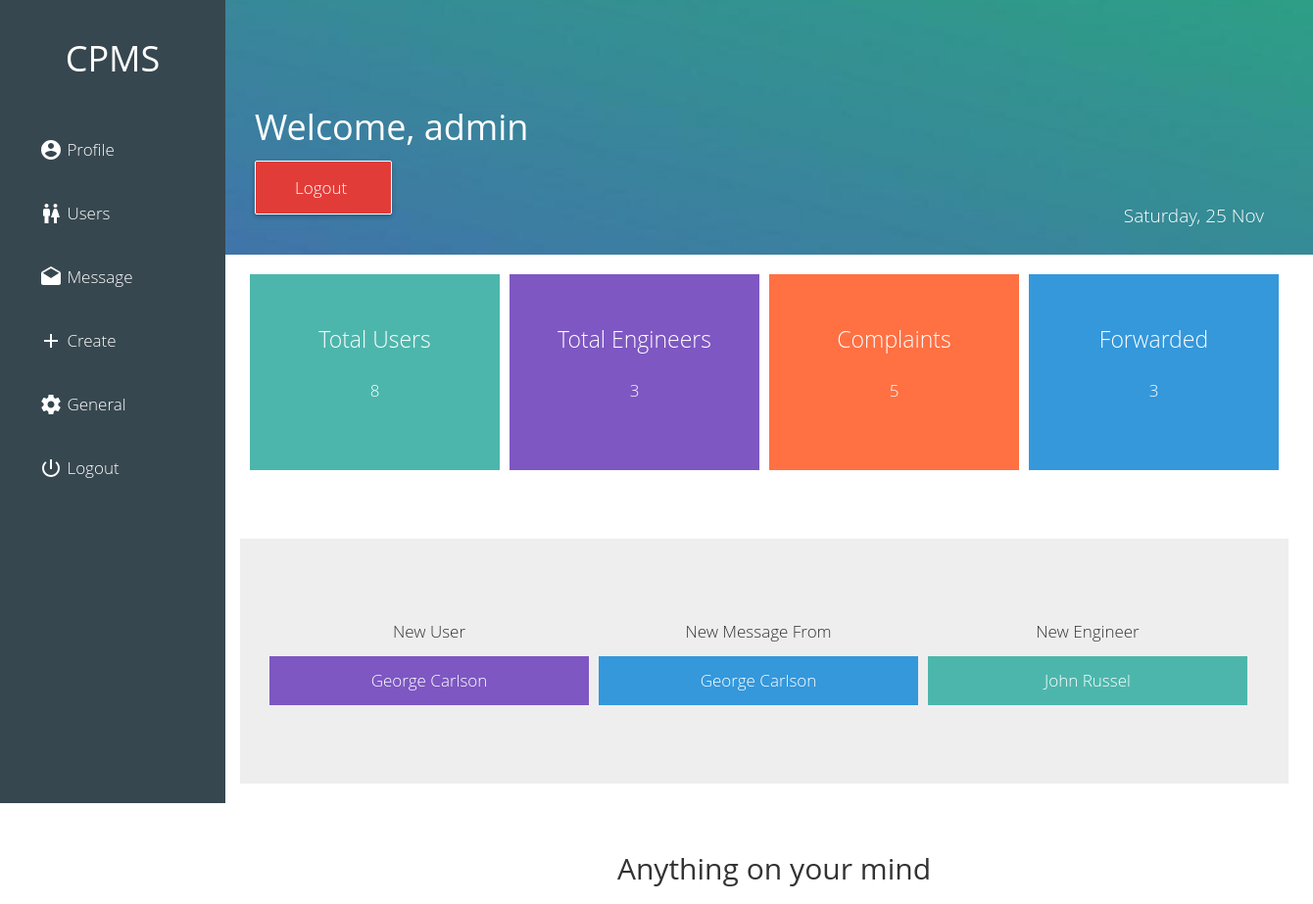
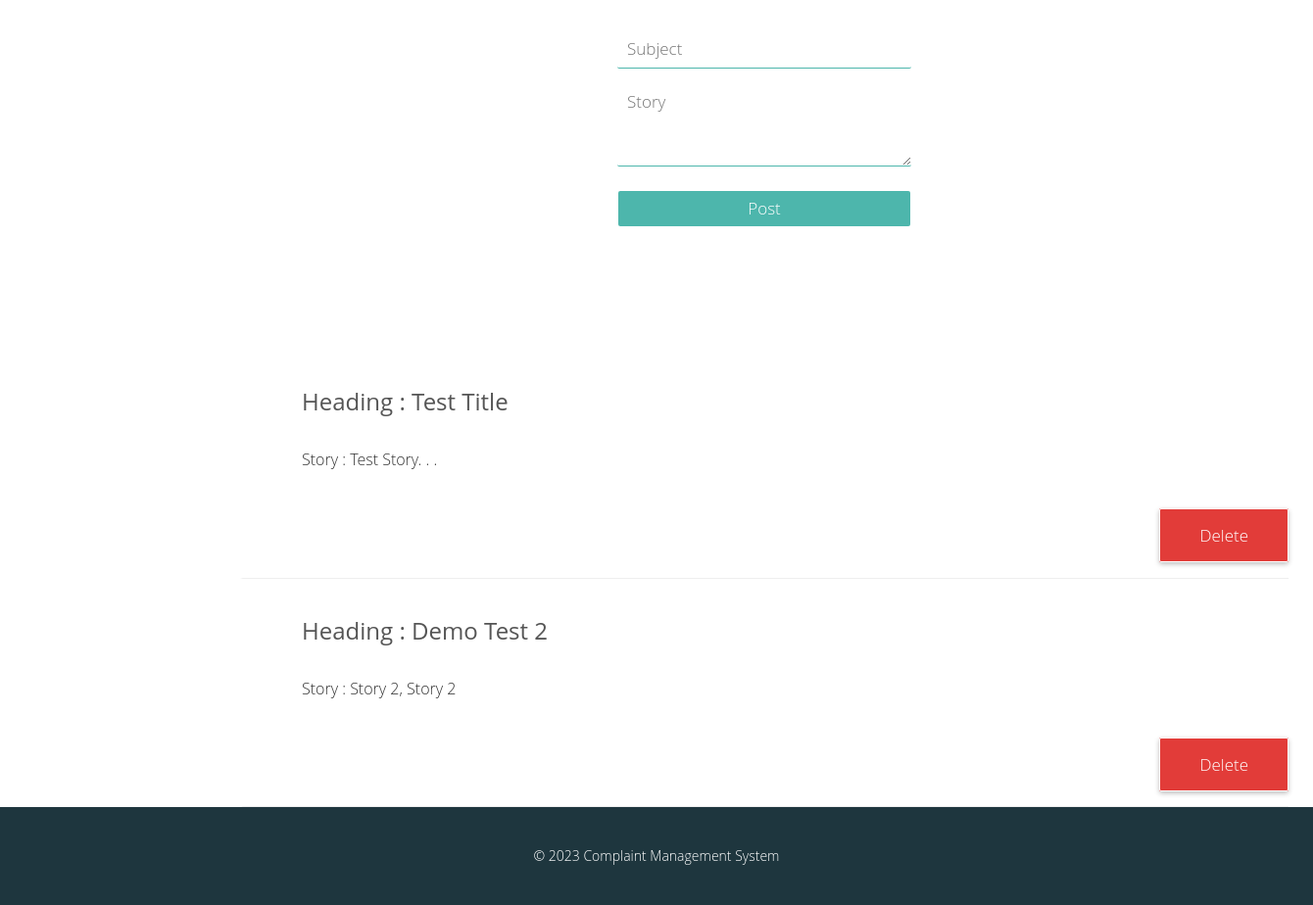
The app's page /admin/admin-profile.php (signed in) with its own data (2 pictures, top to bottom).
### tables this page shows
CREATE TABLE `circle` (
  `id` int(11) NOT NULL,
  `name` varchar(20) NOT NULL,
  `username` varchar(20) NOT NULL,
  `email` varchar(30) NOT NULL,
  `password` varchar(20) NOT NULL,
  `date` date NOT NULL
);

CREATE TABLE `cmp_log` (
  `id` int(11) NOT NULL,
  `user_id` int(3) NOT NULL,
  `name` varchar(50) NOT NULL,
  `username` varchar(50) NOT NULL,
  `email` varchar(80) NOT NULL,
  `phone no` varchar(10) NOT NULL,
  `subject` varchar(150) NOT NULL,
  `complain` varchar(300) NOT NULL,
  `ref_no` int(100) NOT NULL
);

CREATE TABLE `dummy` (
  `id` int(11) NOT NULL,
  `name` varchar(20) NOT NULL,
  `user_name` varchar(20) NOT NULL,
  `email` varchar(170) NOT NULL,
  `post` varchar(50) NOT NULL,
  `password` varchar(20) NOT NULL,
  `time` timestamp NOT NULL DEFAULT CURRENT_TIMESTAMP ON UPDATE CURRENT_TIMESTAMP
);

CREATE TABLE `posts` (
  `id` int(11) NOT NULL,
  `subject` varchar(40) NOT NULL,
  `story` text NOT NULL,
  `session_name` varchar(20) NOT NULL
);

### core/config.php (called while the page is built, shortened)
<?php
$web_name = "Complaint Management System";
?>

### admin/admin-profile.php (the view, shortened to what this page needs)
<?php
  require '../core/config.php';
 ?>
<!DOCTYPE html>
<html>
  <head>
    <link rel="stylesheet" href="../files/css/bootstrap.css">
    <link rel="stylesheet" href="../files/css/custom.css">
  </head>
  <body >
  <?php require 'nav.php'; ?>
  <div class="animated fadeIn">
    <div class="cover main">
      <?php
      if (isset($_SESSION['username'])===true) {echo "<h1> Welcome, ".$_SESSION['username']."</h1>";}
       ?>
       <a class="button logout" href="../logout.php" onClick="javascript:return confirm ('Are you really want to delete ?');"> Logout </a>
       <p class="text-right">
          <?php echo date("l, d M"); ?>
       </p>
    </div>
    <div class="div">
      <div class="col-lg-12">
          <div class="analysis">
            <?php
              $engi = mysql_query("SELECT * FROM `dummy`");
              $count_engi = mysql_num_rows($engi);
              $users = mysql_query("SELECT * FROM `circle`");
              $count_users = mysql_num_rows($users);
              $cmp = mysql_query("SELECT * FROM `cmp_log`");
              $count_cmp = mysql_num_rows($cmp);
              $frd = mysql_query("SELECT * FROM `view_cmp`");
              $count_frd = mysql_num_rows($frd);
            ?>
            <div class="track theme">
                Total Users <br> <p><?php echo $count_users;?></p>
            </div>
            <div class="track vio">
                Total Engineers <br> <p><?php echo $count_engi;?></p>
            </div>
            <div class="track red">
                Complaints <br> <p><?php echo $count_cmp;?></p>
            </div>
            <div class="track blue">
                Forwarded <br> <p><?php echo $count_frd;?></p>
            </div>
          </div>
          <div class="textbox">
          <br><br>
            <?php
            $query1=mysql_query("SELECT * FROM `circle` ORDER BY id DESC LIMIT 1 ");
            $name=mysql_fetch_array($query1);
            $new_user=$name['name'];
            $query=mysql_query("SELECT * FROM `cmp_log` ORDER BY id DESC LIMIT 1 ");
            $name2=mysql_fetch_array($query);
            $new_msg=$name2['name'];
            $query4=mysql_query("SELECT * FROM `dummy` ORDER BY id DESC LIMIT 1 ");
            $name3=mysql_fetch_array($query4);
            $new_eng=$name3['name'];
             ?>
             <div class="content">
               <div class="div_data">New User</div>
               <div class="div_data">New Message From</div>
               <div class="div_data">New Engineer </div>
             </div>
              <div class="div_data vio">
                    <span><?php echo $new_user; ?></span>
              </div>
              <div class="div_data blue">
                    <span><?php echo $new_msg; ?></span>
              </div>
              <div class="div_data theme">
                  <span> <?php echo $new_eng; ?></span>
              </div>
          </div>
      </div>
      <div class="col-lg-12">
        <div class="post_content">
          <div class="text-center">
            <h2>Anything on your mind</h2><br><br>
            <form class="" action="" method="post">
                <input type="text" class="post" name="subject" placeholder="Subject"/><br><br>
                <textarea name="story" class="post" rows="3" cols="30" placeholder="Story"></textarea><br><br>
                <button type="submit" class="log">Post</button>
            </form>
          </div>
        </div>
          <div class="content"><br><br><br><br>
            <?php
              $db=mysql_query("SELECT * FROM `posts` ");
              while($data=mysql_fetch_array($db)) {
                $id=$data['id'];
              echo "<div class='glow'> ";
              echo "<h4 class='heading'> Heading : ".$data['subject']."</h4>";
              echo "<p> Story : ".$data['story']."<br>";
              echo "<div class='text-right'>  <a class ='button logout' href ='delete_posts.php?id=$id' onClick=\"javascript:return confirm ('Are you really want to delete ?');\">Delete</a>";
              echo "</p></div></div> ";
             }
            ?>
          </div>
      </div>
    <footer>
    <br><br>&copy <?php echo date("Y"); ?> <?php echo $web_name; ?>
    </footer>
  </body>
</html>

### files/css/custom.css (style rules this page uses)
body { font-family:"Gotham A", Gotham, "Gotham SSm A", "Gotham SSm B", "Gotham SSm", "Proxima Nova", "Open Sans", "Helvetica Neue", Helvetica, Arial, sans-serif; font-weight: lighter; }
a,a:hover,a:focus,a:visited { color:#4db6ac; text-decoration: none!important; outline: 0px!important; }
a:-webkit-any-link { text-decoration: none;!important }
button { border: 0px; }
.col-lg-12 p { font-size: 17px!important; }
.cover { width:100%; height: 260px; background: #4db6ac url('../img/admin.jpg'); background-position: center center; background-size: cover; position: relative; float: left; z-index: 999; color: #fff; }
input { border: 0px; padding-left:10px; height: 35px; width: 300px; border: 1px solid #4db6ac; border-radius: 2px; color:#4db6ac; font-size: 17px; background: #fff; }
button.log { width:298px; height: 36px; background: #4db6ac; color: #fff; font-size: 17px; border: 0px; border-radius: 2px; }
textarea { border: 0px; padding-left:10px; background: #fff; width: 450px; height: 230px; border: 1px solid #4db6ac; border-radius: 2px; color:#4db6ac; font-size: 17px; }
.main { padding-top: 90px; padding-left: 260px; padding-right: 30px; color:#fff; }
.div { width:1100px; min-height: 700px;; padding-top: 20px; background: #fff; position: relative; float: left; left: 230px; }
.button { position: relative; top: 20px; padding: 15px 40px; color: #fff!important; border-radius: 2px; box-shadow: 0 2px 5px rgba(0,0,0,.26); font-size: 17px; }
.logout { border: 1px solid #fff!important; background:#e23c39; }
.analysis { width: 100%; height: 270px; background: #fff; position: relative; float: left; }
.track { width: 255px;height: 200px;position: relative;float: left; margin-left: 10px; color: #fff;font-size: 23px;text-align: center;padding-top: 50px;-webkit-transition: 0.3s; transition: 0.3s; background:#4db6ac url('../img/back.png'); background-size: cover; }
.theme { background:#4db6ac; }
.blue { background:#3498db; }
.red { background:#FF7043; }
.vio { background: #7E57C2; }
.textbox { width: 100%; height: 300px; position: relative; float: left; text-align: center; border-bottom: 50px solid #fff; background: #EEE; padding: 30px; }
.div_data { width:326px; height: 50px; position: relative; float: left; font-size: 17px; padding-top: 13px; margin-right: 10px; }
.div_data span { color:#fff;; }
.post_content { width:100%; height: 300px; background: #fff; position: relative; float: left; margin-bottom: 50px; }
input.post { border: 0px; border-bottom: 1px solid #4db6ac!important; height: 40px; background: #fff;-webkit-transition: 0.3s; transition: 0.3s; }
textarea.post { border: 0px; width: 300px; height: 80px; background: #fff; border-bottom: 1px solid #4db6ac!important;-webkit-transition: 0.3s; transition: 0.3s; }
p { font-weight: lighter!important; font-size: 19px!important; line-height: 32px; padding: 20px!important; }
.content { width: 100%; height: auto; position: relative; float: left; }
h2 { padding-left: 20px; }
footer { width: 100%; height: 100px; background: #1e363e; position: relative; float: left; text-align: center; color: #fff; }
.heading { color: #555; padding-left: 20px; padding-top: 30px; font-size: 24px; }
.glow { width: 100%; height: auto; border-left: 3px solid #fff; border-bottom: 1px solid #eee; border-right: none; position: relative; background: #fff; margin: auto; -webkit-transition: 0.3s; transition: 0.3s; padding-left: 40px; }
.glow p { font-size: 16px!important; }
.animated { animation-duration: 1s; animation-fill-mode: both; }
.fadeIn { animation-name: fadeIn; }

### records on screen
circle: name "George Carlson"
cmp_log: name "George Carlson"
dummy: name "John Russel"
posts: subject "Test Title", story "Test Story. . ."
posts: subject "Demo Test 2", story "Story 2, Story 2"

### other values on screen
$_SESSION['username'] "admin"
$count_users "8"
$count_engi "3"
$count_cmp "5"
$count_frd "3"
$web_name "Complaint Management System"
